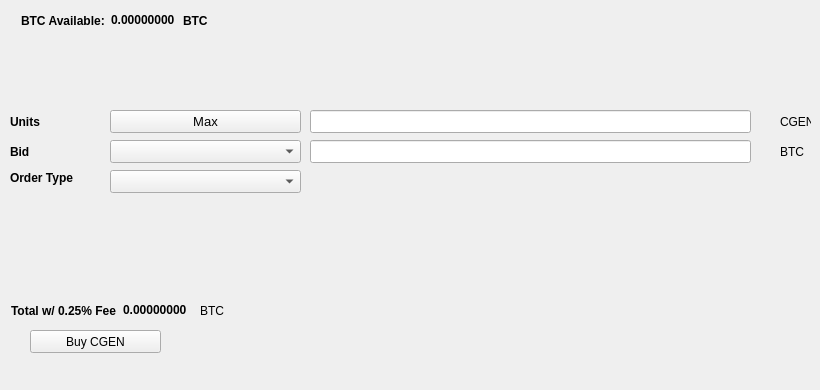
   <widget class="QWidget" name="BuyTab">
    <attribute name="title">
     <string>Buy</string>
    </attribute>
    <widget class="QPushButton" name="BuyCGEN">
     <property name="geometry">
      <rect>
       <x>30</x>
       <y>330</y>
       <width>131</width>
       <height>23</height>
      </rect>
     </property>
     <property name="text">
      <string>Buy CGEN</string>
     </property>
     <property name="icon">
      <iconset resource="../cgencore.qrc">
       <normaloff>:/icons/bitcoin</normaloff>:/icons/bitcoin</iconset>
     </property>
    </widget>
    <widget class="QLabel" name="label_3">
     <property name="geometry">
      <rect>
       <x>10</x>
       <y>110</y>
       <width>46</width>
       <height>23</height>
      </rect>
     </property>
     <property name="font">
      <font>
       <weight>75</weight>
       <bold>true</bold>
      </font>
     </property>
     <property name="text">
      <string>Units</string>
     </property>
    </widget>
    <widget class="QLineEdit" name="UnitsInput">
     <property name="geometry">
      <rect>
       <x>310</x>
       <y>110</y>
       <width>441</width>
       <height>23</height>
      </rect>
     </property>
     <property name="font">
      <font>
       <pointsize>9</pointsize>
       <weight>75</weight>
       <bold>true</bold>
      </font>
     </property>
    </widget>
    <widget class="QLineEdit" name="BuyBidPriceEdit">
     <property name="geometry">
      <rect>
       <x>310</x>
       <y>140</y>
       <width>441</width>
       <height>23</height>
      </rect>
     </property>
     <property name="font">
      <font>
       <pointsize>9</pointsize>
       <weight>75</weight>
       <bold>true</bold>
      </font>
     </property>
    </widget>
    <widget class="QLabel" name="label_4">
     <property name="geometry">
      <rect>
       <x>780</x>
       <y>110</y>
       <width>31</width>
       <height>23</height>
      </rect>
     </property>
     <property name="text">
      <string>CGEN</string>
     </property>
    </widget>
    <widget class="QLabel" name="label_5">
     <property name="geometry">
      <rect>
       <x>780</x>
       <y>140</y>
       <width>31</width>
       <height>23</height>
      </rect>
     </property>
     <property name="text">
      <string>BTC</string>
     </property>
    </widget>
    <widget class="QLabel" name="label_6">
     <property name="geometry">
      <rect>
       <x>10</x>
       <y>140</y>
       <width>46</width>
       <height>23</height>
      </rect>
     </property>
     <property name="font">
      <font>
       <weight>75</weight>
       <bold>true</bold>
      </font>
     </property>
     <property name="text">
      <string>Bid</string>
     </property>
    </widget>
    <widget class="QLabel" name="label_7">
     <property name="geometry">
      <rect>
       <x>10</x>
       <y>170</y>
       <width>91</width>
       <height>16</height>
      </rect>
     </property>
     <property name="font">
      <font>
       <weight>75</weight>
       <bold>true</bold>
      </font>
     </property>
     <property name="text">
      <string>Order Type</string>
     </property>
    </widget>
    <widget class="QPushButton" name="Buy_Max_Amount">
     <property name="geometry">
      <rect>
       <x>110</x>
       <y>110</y>
       <width>191</width>
       <height>23</height>
      </rect>
     </property>
     <property name="font">
      <font>
       <pointsize>10</pointsize>
      </font>
     </property>
     <property name="text">
      <string>Max</string>
     </property>
    </widget>
    <widget class="QComboBox" name="BuyBidcomboBox">
     <property name="geometry">
      <rect>
       <x>110</x>
       <y>140</y>
       <width>191</width>
       <height>23</height>
      </rect>
     </property>
     <property name="font">
      <font>
       <pointsize>10</pointsize>
      </font>
     </property>
    </widget>
    <widget class="QComboBox" name="buyOrdertypeCombo">
     <property name="geometry">
      <rect>
       <x>110</x>
       <y>170</y>
       <width>191</width>
       <height>23</height>
      </rect>
     </property>
     <property name="font">
      <font>
       <pointsize>10</pointsize>
      </font>
     </property>
    </widget>
    <widget class="QWidget" name="layoutWidget1">
     <property name="geometry">
      <rect>
       <x>21</x>
       <y>11</y>
       <width>227</width>
       <height>19</height>
      </rect>
     </property>
     <layout class="QHBoxLayout" name="horizontalLayout_3">
      <item>
       <widget class="QLabel" name="label232">
        <property name="font">
         <font>
          <weight>75</weight>
          <bold>true</bold>
         </font>
        </property>
        <property name="text">
         <string>BTC Available:</string>
        </property>
       </widget>
      </item>
      <item>
       <widget class="QLabel" name="BtcAvailableLbl">
        <property name="palette">
         <palette>
          <active>
           <colorrole role="WindowText">
            <brush brushstyle="SolidPattern">
             <color alpha="255">
              <red>0</red>
              <green>0</green>
              <blue>0</blue>
             </color>
            </brush>
           </colorrole>
           <colorrole role="Button">
            <brush brushstyle="SolidPattern">
             <color alpha="255">
              <red>0</red>
              <green>170</green>
              <blue>0</blue>
             </color>
            </brush>
           </colorrole>
           <colorrole role="Light">
            <brush brushstyle="SolidPattern">
             <color alpha="255">
              <red>0</red>
              <green>255</green>
              <blue>0</blue>
             </color>
            </brush>
           </colorrole>
           <colorrole role="Midlight">
            <brush brushstyle="SolidPattern">
             <color alpha="255">
              <red>0</red>
              <green>212</green>
              <blue>0</blue>
             </color>
            </brush>
           </colorrole>
           <colorrole role="Dark">
            <brush brushstyle="SolidPattern">
             <color alpha="255">
              <red>0</red>
              <green>85</green>
              <blue>0</blue>
             </color>
            </brush>
           </colorrole>
           <colorrole role="Mid">
            <brush brushstyle="SolidPattern">
             <color alpha="255">
              <red>0</red>
              <green>113</green>
              <blue>0</blue>
             </color>
            </brush>
           </colorrole>
           <colorrole role="Text">
            <brush brushstyle="SolidPattern">
             <color alpha="255">
              <red>0</red>
              <green>170</green>
              <blue>0</blue>
             </color>
            </brush>
           </colorrole>
           <colorrole role="BrightText">
            <brush brushstyle="SolidPattern">
             <color alpha="255">
              <red>255</red>
              <green>255</green>
              <blue>255</blue>
             </color>
            </brush>
           </colorrole>
           <colorrole role="ButtonText">
            <brush brushstyle="SolidPattern">
             <color alpha="255">
              <red>0</red>
              <green>0</green>
              <blue>0</blue>
             </color>
            </brush>
           </colorrole>
           <colorrole role="Base">
            <brush brushstyle="SolidPattern">
             <color alpha="255">
              <red>255</red>
              <green>255</green>
              <blue>255</blue>
             </color>
            </brush>
           </colorrole>
           <colorrole role="Window">
            <brush brushstyle="SolidPattern">
             <color alpha="255">
              <red>0</red>
              <green>170</green>
              <blue>0</blue>
             </color>
            </brush>
           </colorrole>
           <colorrole role="Shadow">
            <brush brushstyle="SolidPattern">
             <color alpha="255">
              <red>0</red>
              <green>0</green>
              <blue>0</blue>
             </color>
            </brush>
           </colorrole>
           <colorrole role="AlternateBase">
            <brush brushstyle="SolidPattern">
             <color alpha="255">
              <red>127</red>
              <green>212</green>
              <blue>127</blue>
             </color>
            </brush>
           </colorrole>
           <colorrole role="ToolTipBase">
            <brush brushstyle="SolidPattern">
             <color alpha="255">
              <red>255</red>
              <green>255</green>
              <blue>220</blue>
             </color>
            </brush>
           </colorrole>
           <colorrole role="ToolTipText">
            <brush brushstyle="SolidPattern">
             <color alpha="255">
              <red>0</red>
              <green>0</green>
              <blue>0</blue>
             </color>
            </brush>
           </colorrole>
          </active>
          <inactive>
           <colorrole role="WindowText">
            <brush brushstyle="SolidPattern">
             <color alpha="255">
              <red>0</red>
              <green>0</green>
              <blue>0</blue>
             </color>
            </brush>
           </colorrole>
           <colorrole role="Button">
            <brush brushstyle="SolidPattern">
             <color alpha="255">
              <red>0</red>
              <green>170</green>
              <blue>0</blue>
             </color>
            </brush>
           </colorrole>
           <colorrole role="Light">
            <brush brushstyle="SolidPattern">
             <color alpha="255">
              <red>0</red>
              <green>255</green>
              <blue>0</blue>
             </color>
            </brush>
           </colorrole>
           <colorrole role="Midlight">
            <brush brushstyle="SolidPattern">
             <color alpha="255">
              <red>0</red>
              <green>212</green>
              <blue>0</blue>
             </color>
            </brush>
           </colorrole>
           <colorrole role="Dark">
            <brush brushstyle="SolidPattern">
             <color alpha="255">
              <red>0</red>
              <green>85</green>
              <blue>0</blue>
             </color>
            </brush>
           </colorrole>
           <colorrole role="Mid">
            <brush brushstyle="SolidPattern">
             <color alpha="255">
              <red>0</red>
              <green>113</green>
              <blue>0</blue>
             </color>
            </brush>
           </colorrole>
           <colorrole role="Text">
            <brush brushstyle="SolidPattern">
             <color alpha="255">
              <red>0</red>
              <green>170</green>
              <blue>0</blue>
             </color>
            </brush>
           </colorrole>
           <colorrole role="BrightText">
            <brush brushstyle="SolidPattern">
             <color alpha="255">
              <red>255</red>
              <green>255</green>
              <blue>255</blue>
             </color>
            </brush>
           </colorrole>
           <colorrole role="ButtonText">
            <brush brushstyle="SolidPattern">
             <color alpha="255">
              <red>0</red>
              <green>0</green>
              <blue>0</blue>
             </color>
            </brush>
           </colorrole>
           <colorrole role="Base">
            <brush brushstyle="SolidPattern">
             <color alpha="255">
              <red>255</red>
              <green>255</green>
              <blue>255</blue>
             </color>
            </brush>
           </colorrole>
           <colorrole role="Window">
            <brush brushstyle="SolidPattern">
             <color alpha="255">
              <red>0</red>
              <green>170</green>
              <blue>0</blue>
             </color>
            </brush>
           </colorrole>
           <colorrole role="Shadow">
            <brush brushstyle="SolidPattern">
             <color alpha="255">
              <red>0</red>
              <green>0</green>
              <blue>0</blue>
             </color>
            </brush>
           </colorrole>
           <colorrole role="AlternateBase">
            <brush brushstyle="SolidPattern">
             <color alpha="255">
              <red>127</red>
              <green>212</green>
              <blue>127</blue>
             </color>
            </brush>
           </colorrole>
           <colorrole role="ToolTipBase">
            <brush brushstyle="SolidPattern">
             <color alpha="255">
              <red>255</red>
              <green>255</green>
              <blue>220</blue>
             </color>
            </brush>
           </colorrole>
           <colorrole role="ToolTipText">
            <brush brushstyle="SolidPattern">
             <color alpha="255">
              <red>0</red>
              <green>0</green>
              <blue>0</blue>
             </color>
            </brush>
           </colorrole>
          </inactive>
          <disabled>
           <colorrole role="WindowText">
            <brush brushstyle="SolidPattern">
             <color alpha="255">
              <red>0</red>
              <green>85</green>
              <blue>0</blue>
             </color>
            </brush>
           </colorrole>
           <colorrole role="Button">
            <brush brushstyle="SolidPattern">
             <color alpha="255">
              <red>0</red>
              <green>170</green>
              <blue>0</blue>
             </color>
            </brush>
           </colorrole>
           <colorrole role="Light">
            <brush brushstyle="SolidPattern">
             <color alpha="255">
              <red>0</red>
              <green>255</green>
              <blue>0</blue>
             </color>
            </brush>
           </colorrole>
           <colorrole role="Midlight">
            <brush brushstyle="SolidPattern">
             <color alpha="255">
              <red>0</red>
              <green>212</green>
              <blue>0</blue>
             </color>
            </brush>
           </colorrole>
           <colorrole role="Dark">
            <brush brushstyle="SolidPattern">
             <color alpha="255">
              <red>0</red>
              <green>85</green>
              <blue>0</blue>
             </color>
            </brush>
           </colorrole>
           <colorrole role="Mid">
            <brush brushstyle="SolidPattern">
             <color alpha="255">
              <red>0</red>
              <green>113</green>
              <blue>0</blue>
             </color>
            </brush>
           </colorrole>
           <colorrole role="Text">
            <brush brushstyle="SolidPattern">
             <color alpha="255">
              <red>0</red>
              <green>85</green>
              <blue>0</blue>
             </color>
            </brush>
           </colorrole>
           <colorrole role="BrightText">
            <brush brushstyle="SolidPattern">
             <color alpha="255">
              <red>255</red>
              <green>255</green>
              <blue>255</blue>
             </color>
            </brush>
           </colorrole>
           <colorrole role="ButtonText">
            <brush brushstyle="SolidPattern">
             <color alpha="255">
              <red>0</red>
              <green>85</green>
              <blue>0</blue>
             </color>
            </brush>
           </colorrole>
           <colorrole role="Base">
            <brush brushstyle="SolidPattern">
             <color alpha="255">
              <red>0</red>
              <green>170</green>
              <blue>0</blue>
             </color>
            </brush>
           </colorrole>
           <colorrole role="Window">
            <brush brushstyle="SolidPattern">
             <color alpha="255">
              <red>0</red>
              <green>170</green>
              <blue>0</blue>
             </color>
            </brush>
           </colorrole>
           <colorrole role="Shadow">
            <brush brushstyle="SolidPattern">
             <color alpha="255">
              <red>0</red>
              <green>0</green>
              <blue>0</blue>
             </color>
            </brush>
           </colorrole>
           <colorrole role="AlternateBase">
            <brush brushstyle="SolidPattern">
             <color alpha="255">
              <red>0</red>
              <green>170</green>
              <blue>0</blue>
             </color>
            </brush>
           </colorrole>
           <colorrole role="ToolTipBase">
            <brush brushstyle="SolidPattern">
             <color alpha="255">
              <red>255</red>
              <green>255</green>
              <blue>220</blue>
             </color>
            </brush>
           </colorrole>
           <colorrole role="ToolTipText">
            <brush brushstyle="SolidPattern">
             <color alpha="255">
              <red>0</red>
              <green>0</green>
              <blue>0</blue>
             </color>
            </brush>
           </colorrole>
          </disabled>
         </palette>
        </property>
        <property name="font">
         <font>
          <weight>75</weight>
          <bold>true</bold>
         </font>
        </property>
        <property name="text">
         <string>0.00000000</string>
        </property>
        <property name="textInteractionFlags">
         <set>Qt::LinksAccessibleByMouse|Qt::TextSelectableByKeyboard|Qt::TextSelectableByMouse</set>
        </property>
       </widget>
      </item>
      <item>
       <widget class="QLabel" name="BtcAvailableLbl_2">
        <property name="font">
         <font>
          <weight>75</weight>
          <bold>true</bold>
         </font>
        </property>
        <property name="text">
         <string>BTC</string>
        </property>
       </widget>
      </item>
     </layout>
    </widget>
    <widget class="QWidget" name="layoutWidge2">
     <property name="geometry">
      <rect>
       <x>11</x>
       <y>301</y>
       <width>259</width>
       <height>19</height>
      </rect>
     </property>
     <layout class="QHBoxLayout" name="horizontalLayout_4">
      <item>
       <widget class="QLabel" name="label_9">
        <property name="font">
         <font>
          <weight>75</weight>
          <bold>true</bold>
         </font>
        </property>
        <property name="text">
         <string>Total w/ 0.25% Fee</string>
        </property>
       </widget>
      </item>
      <item>
       <widget class="QLabel" name="BuyCostLabel">
        <property name="palette">
         <palette>
          <active>
           <colorrole role="WindowText">
            <brush brushstyle="SolidPattern">
             <color alpha="255">
              <red>0</red>
              <green>0</green>
              <blue>0</blue>
             </color>
            </brush>
           </colorrole>
           <colorrole role="Button">
            <brush brushstyle="SolidPattern">
             <color alpha="255">
              <red>0</red>
              <green>170</green>
              <blue>0</blue>
             </color>
            </brush>
           </colorrole>
           <colorrole role="Light">
            <brush brushstyle="SolidPattern">
             <color alpha="255">
              <red>0</red>
              <green>255</green>
              <blue>0</blue>
             </color>
            </brush>
           </colorrole>
           <colorrole role="Midlight">
            <brush brushstyle="SolidPattern">
             <color alpha="255">
              <red>0</red>
              <green>212</green>
              <blue>0</blue>
             </color>
            </brush>
           </colorrole>
           <colorrole role="Dark">
            <brush brushstyle="SolidPattern">
             <color alpha="255">
              <red>0</red>
              <green>85</green>
              <blue>0</blue>
             </color>
            </brush>
           </colorrole>
           <colorrole role="Mid">
            <brush brushstyle="SolidPattern">
             <color alpha="255">
              <red>0</red>
              <green>113</green>
              <blue>0</blue>
             </color>
            </brush>
           </colorrole>
           <colorrole role="Text">
            <brush brushstyle="SolidPattern">
             <color alpha="255">
              <red>0</red>
              <green>170</green>
              <blue>0</blue>
             </color>
            </brush>
           </colorrole>
           <colorrole role="BrightText">
            <brush brushstyle="SolidPattern">
             <color alpha="255">
              <red>255</red>
              <green>255</green>
              <blue>255</blue>
             </color>
            </brush>
           </colorrole>
           <colorrole role="ButtonText">
            <brush brushstyle="SolidPattern">
             <color alpha="255">
              <red>0</red>
              <green>0</green>
              <blue>0</blue>
             </color>
            </brush>
           </colorrole>
           <colorrole role="Base">
            <brush brushstyle="SolidPattern">
             <color alpha="255">
              <red>255</red>
              <green>255</green>
              <blue>255</blue>
             </color>
            </brush>
           </colorrole>
           <colorrole role="Window">
            <brush brushstyle="SolidPattern">
             <color alpha="255">
              <red>0</red>
              <green>170</green>
              <blue>0</blue>
             </color>
            </brush>
           </colorrole>
           <colorrole role="Shadow">
            <brush brushstyle="SolidPattern">
             <color alpha="255">
              <red>0</red>
              <green>0</green>
              <blue>0</blue>
             </color>
            </brush>
           </colorrole>
           <colorrole role="AlternateBase">
            <brush brushstyle="SolidPattern">
             <color alpha="255">
              <red>127</red>
              <green>212</green>
              <blue>127</blue>
             </color>
            </brush>
           </colorrole>
           <colorrole role="ToolTipBase">
            <brush brushstyle="SolidPattern">
             <color alpha="255">
              <red>255</red>
              <green>255</green>
              <blue>220</blue>
             </color>
            </brush>
           </colorrole>
           <colorrole role="ToolTipText">
            <brush brushstyle="SolidPattern">
             <color alpha="255">
              <red>0</red>
              <green>0</green>
              <blue>0</blue>
             </color>
            </brush>
           </colorrole>
          </active>
          <inactive>
           <colorrole role="WindowText">
            <brush brushstyle="SolidPattern">
             <color alpha="255">
              <red>0</red>
              <green>0</green>
              <blue>0</blue>
             </color>
            </brush>
           </colorrole>
           <colorrole role="Button">
            <brush brushstyle="SolidPattern">
             <color alpha="255">
              <red>0</red>
              <green>170</green>
              <blue>0</blue>
             </color>
            </brush>
           </colorrole>
           <colorrole role="Light">
            <brush brushstyle="SolidPattern">
             <color alpha="255">
              <red>0</red>
              <green>255</green>
              <blue>0</blue>
             </color>
            </brush>
           </colorrole>
           <colorrole role="Midlight">
            <brush brushstyle="SolidPattern">
             <color alpha="255">
              <red>0</red>
              <green>212</green>
              <blue>0</blue>
             </color>
            </brush>
           </colorrole>
           <colorrole role="Dark">
            <brush brushstyle="SolidPattern">
             <color alpha="255">
              <red>0</red>
              <green>85</green>
              <blue>0</blue>
             </color>
            </brush>
           </colorrole>
           <colorrole role="Mid">
            <brush brushstyle="SolidPattern">
             <color alpha="255">
              <red>0</red>
              <green>113</green>
              <blue>0</blue>
             </color>
            </brush>
           </colorrole>
           <colorrole role="Text">
            <brush brushstyle="SolidPattern">
             <color alpha="255">
              <red>0</red>
              <green>170</green>
              <blue>0</blue>
             </color>
            </brush>
           </colorrole>
           <colorrole role="BrightText">
            <brush brushstyle="SolidPattern">
             <color alpha="255">
              <red>255</red>
              <green>255</green>
              <blue>255</blue>
             </color>
            </brush>
           </colorrole>
           <colorrole role="ButtonText">
            <brush brushstyle="SolidPattern">
             <color alpha="255">
              <red>0</red>
              <green>0</green>
              <blue>0</blue>
             </color>
            </brush>
           </colorrole>
           <colorrole role="Base">
            <brush brushstyle="SolidPattern">
             <color alpha="255">
              <red>255</red>
              <green>255</green>
              <blue>255</blue>
             </color>
            </brush>
           </colorrole>
           <colorrole role="Window">
            <brush brushstyle="SolidPattern">
             <color alpha="255">
              <red>0</red>
              <green>170</green>
              <blue>0</blue>
             </color>
            </brush>
           </colorrole>
           <colorrole role="Shadow">
            <brush brushstyle="SolidPattern">
             <color alpha="255">
              <red>0</red>
              <green>0</green>
              <blue>0</blue>
             </color>
            </brush>
           </colorrole>
           <colorrole role="AlternateBase">
            <brush brushstyle="SolidPattern">
             <color alpha="255">
              <red>127</red>
              <green>212</green>
              <blue>127</blue>
             </color>
            </brush>
           </colorrole>
           <colorrole role="ToolTipBase">
            <brush brushstyle="SolidPattern">
             <color alpha="255">
              <red>255</red>
              <green>255</green>
              <blue>220</blue>
             </color>
            </brush>
           </colorrole>
           <colorrole role="ToolTipText">
            <brush brushstyle="SolidPattern">
             <color alpha="255">
              <red>0</red>
              <green>0</green>
              <blue>0</blue>
             </color>
            </brush>
           </colorrole>
          </inactive>
          <disabled>
           <colorrole role="WindowText">
            <brush brushstyle="SolidPattern">
             <color alpha="255">
              <red>0</red>
              <green>85</green>
              <blue>0</blue>
             </color>
            </brush>
           </colorrole>
           <colorrole role="Button">
            <brush brushstyle="SolidPattern">
             <color alpha="255">
              <red>0</red>
              <green>170</green>
              <blue>0</blue>
             </color>
            </brush>
           </colorrole>
           <colorrole role="Light">
            <brush brushstyle="SolidPattern">
             <color alpha="255">
              <red>0</red>
              <green>255</green>
              <blue>0</blue>
             </color>
            </brush>
           </colorrole>
           <colorrole role="Midlight">
            <brush brushstyle="SolidPattern">
             <color alpha="255">
              <red>0</red>
              <green>212</green>
              <blue>0</blue>
             </color>
            </brush>
           </colorrole>
           <colorrole role="Dark">
            <brush brushstyle="SolidPattern">
             <color alpha="255">
              <red>0</red>
              <green>85</green>
              <blue>0</blue>
             </color>
            </brush>
           </colorrole>
           <colorrole role="Mid">
            <brush brushstyle="SolidPattern">
             <color alpha="255">
              <red>0</red>
              <green>113</green>
              <blue>0</blue>
             </color>
            </brush>
           </colorrole>
           <colorrole role="Text">
            <brush brushstyle="SolidPattern">
             <color alpha="255">
              <red>0</red>
              <green>85</green>
              <blue>0</blue>
             </color>
            </brush>
           </colorrole>
           <colorrole role="BrightText">
            <brush brushstyle="SolidPattern">
             <color alpha="255">
              <red>255</red>
              <green>255</green>
              <blue>255</blue>
             </color>
            </brush>
           </colorrole>
           <colorrole role="ButtonText">
            <brush brushstyle="SolidPattern">
             <color alpha="255">
              <red>0</red>
              <green>85</green>
              <blue>0</blue>
             </color>
            </brush>
           </colorrole>
           <colorrole role="Base">
            <brush brushstyle="SolidPattern">
             <color alpha="255">
              <red>0</red>
              <green>170</green>
              <blue>0</blue>
             </color>
            </brush>
           </colorrole>
           <colorrole role="Window">
            <brush brushstyle="SolidPattern">
             <color alpha="255">
              <red>0</red>
              <green>170</green>
              <blue>0</blue>
             </color>
            </brush>
           </colorrole>
           <colorrole role="Shadow">
            <brush brushstyle="SolidPattern">
             <color alpha="255">
              <red>0</red>
              <green>0</green>
              <blue>0</blue>
             </color>
            </brush>
           </colorrole>
           <colorrole role="AlternateBase">
            <brush brushstyle="SolidPattern">
             <color alpha="255">
              <red>0</red>
              <green>170</green>
              <blue>0</blue>
             </color>
            </brush>
           </colorrole>
           <colorrole role="ToolTipBase">
            <brush brushstyle="SolidPattern">
             <color alpha="255">
              <red>255</red>
              <green>255</green>
              <blue>220</blue>
             </color>
            </brush>
           </colorrole>
           <colorrole role="ToolTipText">
            <brush brushstyle="SolidPattern">
             <color alpha="255">
              <red>0</red>
              <green>0</green>
              <blue>0</blue>
             </color>
            </brush>
           </colorrole>
          </disabled>
         </palette>
        </property>
        <property name="font">
         <font>
          <weight>75</weight>
          <bold>true</bold>
         </font>
        </property>
        <property name="autoFillBackground">
         <bool>false</bool>
        </property>
        <property name="text">
         <string>0.00000000</string>
        </property>
        <property name="textInteractionFlags">
         <set>Qt::LinksAccessibleByMouse|Qt::TextSelectableByMouse</set>
        </property>
       </widget>
      </item>
      <item>
       <widget class="QLabel" name="label_10">
        <property name="font">
         <font>
          <weight>50</weight>
          <bold>false</bold>
         </font>
        </property>
        <property name="text">
         <string>BTC</string>
        </property>
       </widget>
      </item>
     </layout>
    </widget>
    <widget class="QLabel" name="label_24">
     <property name="geometry">
      <rect>
       <x>460</x>
       <y>300</y>
       <width>281</width>
       <height>81</height>
      </rect>
     </property>
     <property name="text">
      <string/>
     </property>
     <property name="pixmap">
      <pixmap>:/images/bittrex</pixmap>
     </property>
    </widget>
   </widget>
